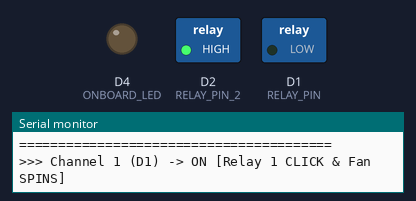
Bench run of a sketch on a simulated ESP8266 (NodeMCU). Shown: switched loads named in the sketch (green lamp = pin HIGH), output pins drawn as LEDs (lit = HIGH), the last lines printed to the serial monitor.

Above: at 3.5 s.
At 8.5 s:
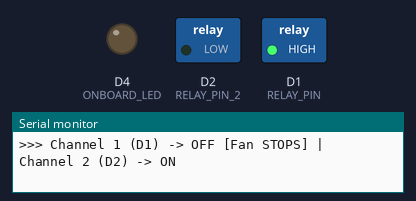
At 13.5 s:
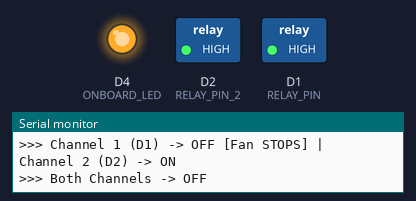
Timing chart, 0 to 20.5 s (numbered marks = the images above):
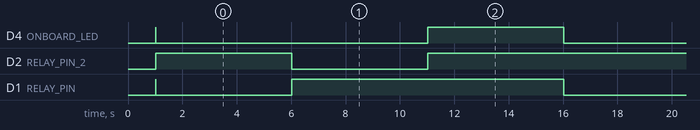

The sketch:

relay_test.ino
```cpp
/*
 * ======================================================================================
 * Relay Hardware Testing Firmware for NodeMCU ESP8266
 * ======================================================================================
 * Objective:
 *   Keep Relay (Connected to Pin D1) permanently ON (COM connected to NO).
 *   No Wi-Fi, No Cloud, No App, No Supabase.
 *   Pure hardware sanity check to test if the relay clicks and stays energized.
 *
 * Pinout Connections:
 *   - Relay VCC  --> NodeMCU VIN (5V from USB)
 *   - Relay GND  --> NodeMCU GND
 *   - Relay IN1  --> NodeMCU D1  (GPIO 5)
 * ======================================================================================
 */

#define RELAY_PIN       D1    // NodeMCU GPIO 5 (Connected to Relay IN1)
#define RELAY_PIN_2     D2    // NodeMCU GPIO 4 (Connected to Relay IN2)
#define ONBOARD_LED     LED_BUILTIN // GPIO 2 (NodeMCU built-in blue LED)

/*
 * CRITICAL NOTE ON RELAY TRIGGER TYPES:
 * Most standard 5V blue Songle relay modules are ACTIVE-LOW:
 *   - Writing LOW  energizes the relay coil (Clicks -> NO closes/turns ON).
 *   - Writing HIGH de-energizes the relay coil (NO opens/turns OFF).
 *
 * If your module is ACTIVE-HIGH, change this setting to false:
 */
const bool RELAY_IS_ACTIVE_LOW = true;

// Duration in milliseconds for each test step (change this number anytime!)
const unsigned long STEP_DELAY_MS = 5000; // 5 seconds per state

void setup() {
  Serial.begin(115200);
  delay(1000);

  Serial.println("\n\n========================================");
  Serial.println("  NodeMCU ESP8266 - 2-Channel Relay Test ");
  Serial.println("========================================");
  Serial.println("Channel 1: Pin D1 (GPIO 5)");
  Serial.println("Channel 2: Pin D2 (GPIO 4)");
  Serial.println("Mode: Active-LOW (LOW = ON, HIGH = OFF)");
  Serial.printf("Step Duration: %lu seconds\n", STEP_DELAY_MS / 1000);

  // Configure Pins
  pinMode(RELAY_PIN, OUTPUT);
  pinMode(RELAY_PIN_2, OUTPUT);
  pinMode(ONBOARD_LED, OUTPUT);

  // Initial state: Start with both OFF
  digitalWrite(RELAY_PIN, HIGH);
  digitalWrite(RELAY_PIN_2, HIGH);
  digitalWrite(ONBOARD_LED, HIGH);

  Serial.println("[READY] Starting toggle cycle...");
  Serial.println("========================================\n");
}

void loop() {
  // Step 1: Turn Channel 1 ON
  Serial.println(">>> Channel 1 (D1) -> ON [Relay 1 CLICK & Fan SPINS]");
  digitalWrite(RELAY_PIN, LOW);
  digitalWrite(ONBOARD_LED, LOW);
  delay(STEP_DELAY_MS);

  // Step 2: Turn Channel 1 OFF, Channel 2 ON
  Serial.println(">>> Channel 1 (D1) -> OFF [Fan STOPS] | Channel 2 (D2) -> ON");
  digitalWrite(RELAY_PIN, HIGH);
  digitalWrite(RELAY_PIN_2, LOW);
  delay(STEP_DELAY_MS);

  // Step 3: Turn Both OFF
  Serial.println(">>> Both Channels -> OFF");
  digitalWrite(RELAY_PIN_2, HIGH);
  digitalWrite(ONBOARD_LED, HIGH);
  delay(STEP_DELAY_MS);
}
```

Measured:
- by itself, D4 (ONBOARD_LED): alternates HIGH for 5.0 s and LOW for 10.0 s
- by itself, D2 (RELAY_PIN_2), D1 (RELAY_PIN): alternates HIGH for 10.0 s and LOW for 5.0 s
- by itself, everything shown: repeats every 15.0 s, in 3 steps
